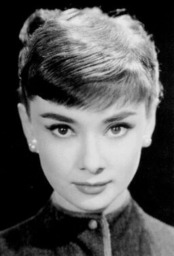
#> input picture Non-Maximum-Suppression/images/audrey.jpg, 174 x 256 px
$ python knn_full.py --dataset ../../Non-Maximum-Suppression/images
#> lines starting #> are read from the running program, lines starting #| are printed output that depends on the picture
#> in load, image is the input picture: shape (256, 174, 3); min 0, max 234, mean 87.2
#> the loop in load, `for p in self.preprocessors:` made 1 pass
#> pass 1, in load, `image = p.preprocess(image)`:
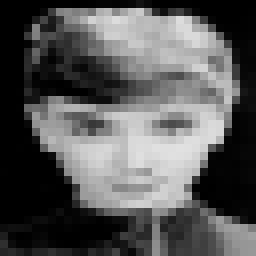
#> image: shape (32, 32, 3) (shown 8 times larger); min 0, max 225, mean 87.2
### K-Nearest-Neighbors/utils.py
"""
Utility script to preprocess images

"""

import cv2
import os
import numpy as np

class SimplePreProcessor:

    def __init__(self, width, height, inter=cv2.INTER_AREA):
        """
        This class takes width, height and interpolation as input to
        resize an image.

        Args:
            width (int): target width to resize the image to
            height (int): target height to resize the image to
            inter (int, optional): the interpolation method to use for image resize. Defaults to cv2.INTER_AREA.
        """

        self.width = width
        self.height = height
        self.inter = inter

    def preprocess(self, image):
        """_summary_
        This function applies the interpolation to the image and
        resizes it to the dimensions defined by the constructor above

        Args:
            image (np.array): the input image to resize

        Returns:
            np.array: the resized image to return back.
        """
        return cv2.resize(image, (self.width, self.height),
                          interpolation=self.inter)

class SimpleDataLoader:

    def __init__(self, preprocessors=None):

        self.preprocessors = preprocessors
        if self.preprocessors is None:
            self.preprocessors = []

    def load(self, imagePaths, verbose=-1):

        data = []
        labels = []

        for (i, imagePath) in enumerate(imagePaths):

            image = cv2.imread(imagePath)
            label = imagePath.split(os.path.sep)[-2]

            if self.preprocessors is not None:

                for p in self.preprocessors:
                    image = p.preprocess(image)

            data.append(image)
            labels.append(label)

            if verbose > 0 and (i + 1) % verbose == 0:
                print(f"[INFO] Processed {i+1}/{len(imagePaths)}")
#> pass 2 of the loop in load, `for (i, imagePath) in enumerate(imagePaths):`:
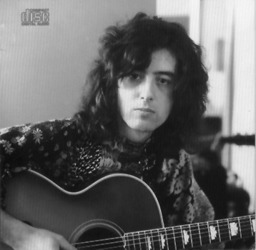
#> input picture Non-Maximum-Suppression/images/bksomels.jpg, 256 x 250 px
#> in load, image is the input picture: shape (250, 256, 3); min 12, max 246, mean 103.3
#> the loop in load, `for p in self.preprocessors:` made 1 pass
#> pass 1, in load, `image = p.preprocess(image)`:
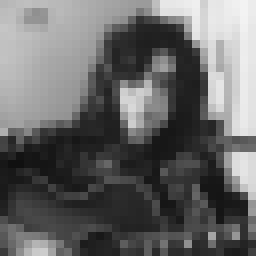
#> image: shape (32, 32, 3) (shown 8 times larger); min 16, max 243, mean 103.3

        return (np.array(data), np.array(labels))

### Supervised_Learning/K-Nearest-Neighbors/knn_full.py
"""
K-Nearest Neighbor Implementation from Scratch

"""

import argparse
import os
import numpy as np
from utils import SimpleDataLoader, SimplePreProcessor
import sys

class KNN:

    def __init__(self, k=1):

        self.k = k      # the number of nearest neighbors to get the vote for
        self.X_train = np.array([])     # KNN is lazy learner that memorizes data  - (2250,3072)
        self.y_train = np.array([])     # class index (0 - c-1) for every training row - (2250,)
        self.num_classes = 0

    def normalize(self, X):

        return X.astype('float64') / 255.0

    def train_test_split(self, X, y, test_size=0.25, seed=42):
        """_summary_
        Randomize the data and slice it to get training and test data

        Args:
            X (np.ndarray): Data of shape (batch_size, flattened_pixels)
            y (np.ndarray): Labels of shape (3000,1)
            test_size (float, optional): _description_. Defaults to 0.25.
            seed (int, optional): _description_. Defaults to 42.

        Returns:
            _type_: _description_
        """
        rng = np.random.default_rng(seed)
        n = X.shape[0]
        indices = rng.permutation(n)

        n_test = int(round(n * test_size))
        test_idx = indices[:n_test]
        train_idx = indices[n_test:]

        return X[train_idx], X[test_idx], y[train_idx], y[test_idx]

    def euclidean(self, A, B):

        A_sq = (A ** 2).sum(axis=1)[:, None]
        B_sq = (B ** 2).sum(axis=1)[None, :]
        cross = A @ B.T

        sq_dist = A_sq - 2.0 * cross + B_sq

        np.maximum(sq_dist, 0, out=sq_dist)
        return np.sqrt(sq_dist)

    def fit(self, X_train, y_train):
        """_summary_
        KNN has no training. All the work happens at prediction time.
        We just store the data and the integer labels.

        Args:
            X_train (np.ndarray): num_train x 3072
            y_train (np.ndarray): num_train array of integer class indices
        """
        self.X_train = X_train      # the training data
        self.y_train = y_train      # integer labels (already encoded)
        self.num_classes = int(y_train.max()) + 1

    def predict(self, X_test, batch_size=256):

        k = min(self.k, self.X_train.shape[0])

        preds = []

        for start in range(0, X_test.shape[0], batch_size):
            batch = X_test[start:start + batch_size]
            distances = self.euclidean(batch, self.X_train)

            neighbor_idx = np.argpartition(distances, kth=k-1, axis=1)[:, :k]
            neighbor_classes = self.y_train[neighbor_idx]

            votes = np.eye(self.num_classes)[neighbor_classes].sum(axis=1)

            preds.append(votes.argmax(axis=1))

        return np.concatenate(preds)

    def evaluate(self, preds, y_test):

        return (preds == y_test).mean()

def main(args):

    # 1. Data loading - Images
    print("Loading images")
    imagePaths = []
    for root, dirs, files in os.walk(args["dataset"]):
        for file in files:
            imagePaths.append(os.path.join(root,file))

    sp = SimplePreProcessor(32,32)  # intantiate preprocessor class
    sdl = SimpleDataLoader([sp])    # intantiated data_loader class
    (data, labels) = sdl.load(imagePaths, verbose=500)
    print(data.shape)       # [batch_size, width, height, n_channels] - (3000,32,32,3)
#| (2, 32, 32, 3)
    data = data.reshape((data.shape[0], 3072))
    print(data.shape)       # [batch_size, width*height*n_channels] - (3000x3072)
#| (2, 3072)

    print(f"Feature Matrix Size: {data.nbytes / (1024 * 1024.0):.1f}MB")
#| Feature Matrix Size: 0.0MB

    # converting string classes into integer indices once, before splitting,
    # so train and test share the same encoding
    # classes = original string classes, labels = integer label representation
    classes, labels = np.unique(labels, return_inverse=True)
#> labels = [0, 0]

    # 2. Initialize Model
    knn = KNN(k=args["neighbors"])

    # 3. Normalize data
    data = knn.normalize(data)  # bring 0-255 data in 0-1 range

    # 4. Prepare Train/Test dataset
    (X_train, X_test, y_train, y_test) = knn.train_test_split(data, labels, test_size=0.25, seed=42)
#> X_test = empty array; y_train = [0, 0]; y_test = empty array
    print(f"Train: {X_train.shape} images and {y_train.shape} labels, \
          \nTest: {X_test.shape} images and {y_test.shape} labels")
#| Train: (2, 3072) images and (2,) labels,
#| Test: (0, 3072) images and (0,) labels

    # 5. Train/Fit a model
    knn.fit(X_train, y_train)
#> in fit, `self.y_train = y_train`: self.y_train = [0, 0]
#> in fit, `self.num_classes = int(y_train.max()) + 1`: self.num_classes = 1

    # 6. Predict and evaluate the model
    preds = knn.predict(X_test)
#> after the loop in predict, `for start in range(0, X_test.shape[0], batch_size):`: preds = []
    accuracy = knn.evaluate(preds, y_test)

    print(f"Classes: {classes.tolist()}")
    print(f"k={knn.k} -> accuracy: {accuracy * 100:.2f}%")


if __name__ == "__main__":

    ap = argparse.ArgumentParser()
    ap.add_argument("-d","--dataset",required=True,help="path to input dataset")
    ap.add_argument("-k","--neighbors",type=int,default=5,help="# of nearest neighbors for classification")
    ap.add_argument("-j","--jobs",type=int,default=-1,help="# of jobs for k-NN distance (-1 uses all available cores)")
    args = vars(ap.parse_args())
#> (the run stopped early here; a loop or call above may not have finished)
